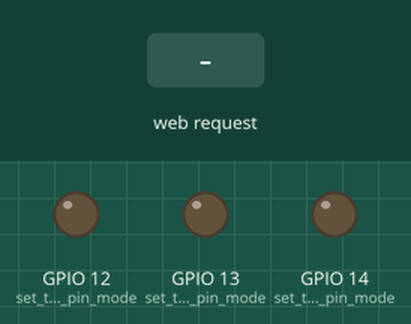
Simulated run of this sketch. Board: ESP32. On the bench: output pins drawn as LEDs (lit = HIGH). The test bench sets the inputs (shaded band). WiFi joins after 1.5 s; servers stay silent unless stated; what the sketch prints to the serial monitor is not drawn.

Above: at 2.7 s.
2.8 s: HTTP request GET /HY received
At 3.8 s:
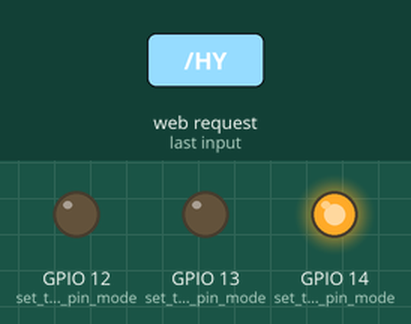
4.3 s: HTTP request GET /HG received
At 5.0 s:
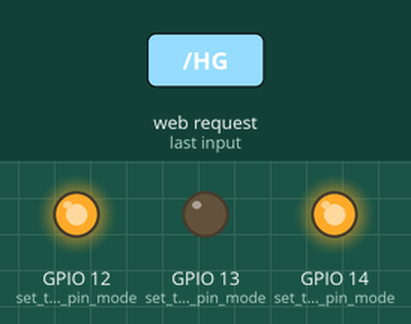
5.8 s: HTTP request GET /LY received
At 6.1 s:
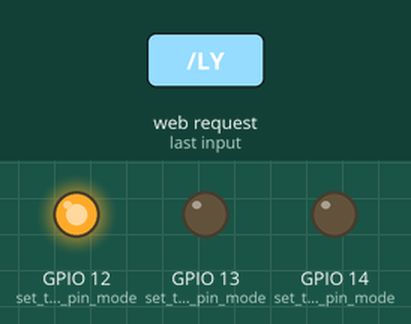
7.3 s: HTTP request GET /HR received
At 8.5 s:
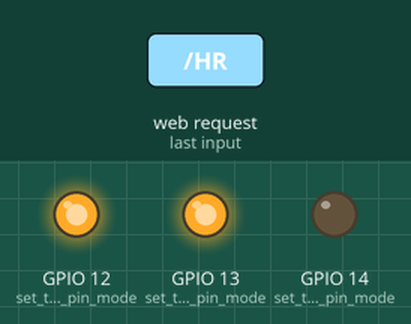
8.8 s: HTTP request GET /LG received
At 9.6 s:
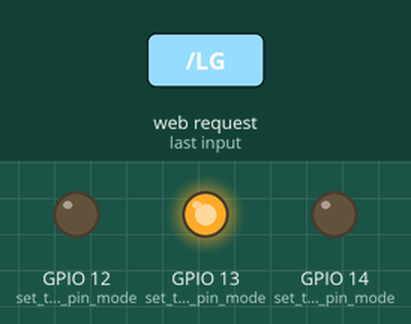
10.3 s: HTTP request GET /HY received
At 10.7 s:
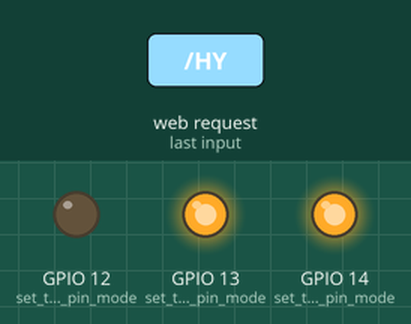
Timing chart, 0 to 12.8 s (numbered marks = the images above; inputs shaded):
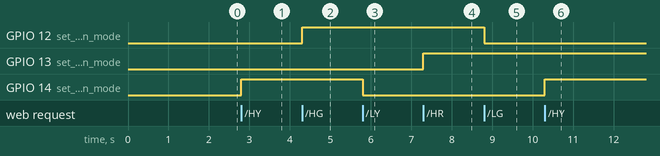

The sketch:

Liga_leds_mundo_senai_2025.ino
```cpp
#include <WiFi.h>

const char *ssid = "mundo_senai";
const char *password = "mundosenai2025";

NetworkServer server(80);
bool semaforoLigado = false;
unsigned long tempoAnterior = 0;
int estadoSemaforo = 0;


void setup() {
  Serial.begin(115200);
  pinMode(13, OUTPUT);  // set the LED pin mode
  pinMode(12, OUTPUT);  // set the LED pin mode
  pinMode(14, OUTPUT);  // set the LED pin mode

  delay(10);

  // We start by connecting to a WiFi network

  Serial.println();
  Serial.println();
  Serial.print("Connecting to ");
  Serial.println(ssid);

  WiFi.begin(ssid, password);

  while (WiFi.status() != WL_CONNECTED) {
    delay(500);
    Serial.print(".");
  }

  Serial.println("");
  Serial.println("WiFi connected.");
  Serial.println("IP address: ");
  Serial.println(WiFi.localIP());

  server.begin();
}

void loop() {
  NetworkClient client = server.accept();  // listen for incoming clients

  if (client) {                     // if you get a client,
    Serial.println("New Client.");  // print a message out the serial port
    String currentLine = "";        // make a String to hold incoming data from the client
    while (client.connected()) {    // loop while the client's connected
      if (client.available()) {     // if there's bytes to read from the client,
        char c = client.read();     // read a byte, then
        Serial.write(c);            // print it out the serial monitor
        if (c == '\n') {            // if the byte is a newline character

          // if the current line is blank, you got two newline characters in a row.
          // that's the end of the client HTTP request, so send a response:
          if (currentLine.length() == 0) {
            // HTTP headers always start with a response code (e.g. HTTP/1.1 200 OK)
            // and a content-type so the client knows what's coming, then a blank line:
            client.println("HTTP/1.1 200 OK");
            client.println("Content-type:text/html");
            client.println("Connection: close");
            client.println();

            // Início do HTML
            client.print("<!DOCTYPE HTML>");
            client.print("<html>");
            client.print("<head>");
            client.print("<meta charset='UTF-8'>");
            client.print("<title>Controle de LEDs ESP32</title>");
            client.print("<meta name='viewport' content='width=device-width, initial-scale=1'>");
            // CSS Inline para estilização
            client.print("<style>");
            // Azul escuro do banner, ou um tom que harmonize. O banner tem gradientes.
            // Vamos usar um azul escuro sólido que combine.
            client.print("body { font-family: Arial, sans-serif; background-color: #0A182E; /* Azul bem escuro */ margin: 0; padding: 20px; display: flex; flex-direction: column; align-items: center; min-height: 100vh; }");
            client.print(".header-image { display: block; margin: 0 auto 30px auto; max-width: 100%; width: 700px; /* Ajuste a largura conforme necessário, até o max-width da imagem original */ height: auto; border-radius: 8px; box-shadow: 0 4px 8px rgba(0,0,0,0.3); }");
            client.print("h2 { color: #E0E0E0; /* Cor clara para contraste com fundo escuro */ margin-bottom: 30px; text-align: center; }");
            client.print(".container { background-color: #FFFFFF; /* Mantem containers brancos para legibilidade */ padding: 25px; border-radius: 10px; box-shadow: 0 4px 8px rgba(0,0,0,0.15); margin-bottom: 25px; width: 90%; max-width: 450px; }");
            client.print(".led-control { margin-bottom: 15px; }");
            // As cores dos parágrafos dos LEDs são definidas inline, o que é bom para manter suas cores específicas.
            // Esta regra abaixo é um fallback caso algum P dentro de .led-control não tenha cor inline.
            client.print(".led-control p { margin: 0 0 15px 0; font-weight: bold; color: #333; /* Cor padrão para texto dentro do container */ text-align: center; }");
            client.print(".button-container { text-align: center; }");
            client.print("a.button { display: inline-block; padding: 15px 25px; margin: 8px; text-decoration: none; color: white; border-radius: 8px; text-align: center; transition: background-color 0.3s, transform 0.2s, box-shadow 0.3s; box-shadow: 0 2px 4px rgba(0,0,0,0.2); }");
            client.print("a.button:hover { transform: translateY(-2px); box-shadow: 0 4px 8px rgba(0,0,0,0.3); }");
            client.print("a.on { background-color: #388e3c; }"); // Verde para ligar
            client.print("a.on:hover { background-color: #2c6e30; }");
            client.print("a.off { background-color: #d32f2f; }"); // Vermelho para desligar
            client.print("a.off:hover { background-color: #a02525; }");
            // Removida a classe .corner-image, pois a imagem agora é centralizada no header.
            client.print("</style>");
            client.print("</head>");
            client.print("<body>");

            // Nova imagem centralizada no topo
            client.print("<img src='https://www.fiemg.com.br/fiemg/wp-content/uploads/sites/10/2025/05/AT000225_MUNDOSENAI_PECASDIGITAIS_BANNERNOTICIA-1024x396.png' alt='Banner Fiemg Senai' class='header-image'>");

            client.print("<h2>Painel de Controle dos LEDs</h2>");

            // Controle do LED Amarelo
            client.print("<div class='container'>");
            client.print("<div class='led-control'>");
            client.print("<p style='color: #e6a200; font-size: 1.1em;'>LED Amarelo</p>"); // Cor do texto Amarelo ajustada para melhor leitura no branco
            client.print("<div class='button-container'>");
            client.print("<a href='/HY' class='button on'>Ligar</a>");
            client.print("<a href='/LY' class='button off'>Desligar</a>"); // Botão desligar amarelo, mantido vermelho.
            client.print("</div>");
            client.print("</div>");
            client.print("</div>");

            // Controle do LED Verde
            client.print("<div class='container'>");
            client.print("<div class='led-control'>");
            client.print("<p style='color: #388e3c; font-size: 1.1em;'>LED Verde</p>"); // Cor do texto Verde
            client.print("<div class='button-container'>");
            client.print("<a href='/HG' class='button on'>Ligar</a>");
            client.print("<a href='/LG' class='button off'>Desligar</a>");
            client.print("</div>");
            client.print("</div>");
            client.print("</div>");

            // Controle do LED Vermelho
            client.print("<div class='container'>");
            client.print("<div class='led-control'>");
            client.print("<p style='color: #d32f2f; font-size: 1.1em;'>LED Vermelho</p>"); // Cor do texto Vermelho
            client.print("<div class='button-container'>");
            client.print("<a href='/HR' class='button on'>Ligar</a>");
            client.print("<a href='/LR' class='button off'>Desligar</a>");
            client.print("</div>");
            client.print("</div>");
            client.print("</div>");

            // Controle do semáforo
            client.print("<div class='container'>");
            client.print("<div class='led-control'>");
            client.print("<p style='font-size: 1.1em;'>Semáforo 🚦</p>"); // Texto com emoji de semáforo
            client.print("<div class='button-container'>");
            client.print("<a href='/HSEM' class='button on'>Ligar</a>");
            client.print("<a href='/LSEM' class='button off'>Desligar</a>");
            client.print("</div>");
            client.print("</div>");
            client.print("</div>");


            client.print("</body>");
            client.print("</html>");

            // The HTTP response ends with another blank line:
            client.println();
            // break out of the while loop:
            break;
          } else {  // if you got a newline, then clear currentLine:
            currentLine = "";
          }
        } else if (c != '\r') {  // if you got anything else but a carriage return character,
          currentLine += c;      // add it to the end of the currentLine
        }

        if (currentLine.endsWith("GET /HY")) {
          digitalWrite(14, HIGH);
          semaforoLigado = false;  // GET /H turns the LED on
        }
        if (currentLine.endsWith("GET /LY")) {
          digitalWrite(14, LOW);
          semaforoLigado = false;  // GET /L turns the LED off
        }

        if (currentLine.endsWith("GET /HG")) {
          digitalWrite(12, HIGH);
          semaforoLigado = false;  // GET /H turns the LED on
        }
        if (currentLine.endsWith("GET /LG")) {
          digitalWrite(12, LOW);
          semaforoLigado = false; // GET /L turns the LED off
        }

        if (currentLine.endsWith("GET /HR")) {
          digitalWrite(13, HIGH);
          semaforoLigado = false;  // GET /H turns the LED on
        }
        if (currentLine.endsWith("GET /LR")) {
          digitalWrite(13, LOW);
          semaforoLigado = false;  // GET /L turns the LED off
        }
        if (currentLine.endsWith("GET /HSEM")) {
          digitalWrite(14, LOW);
          digitalWrite(13, LOW);
          digitalWrite(12, HIGH); // Começa com verde
          tempoAnterior = millis();
          estadoSemaforo = 0;
          semaforoLigado = true;
        }

        if (currentLine.endsWith("GET /LSEM")) {
          digitalWrite(12, LOW);
          digitalWrite(13, LOW);
          digitalWrite(14, LOW);
          semaforoLigado = false;
        }

      }
    }
    // close the connection:
    client.stop();
    Serial.println("Client Disconnected.");
  }
  if (semaforoLigado) {
  unsigned long tempoAtual = millis();

  switch (estadoSemaforo) {
    case 0: // Verde
      if (tempoAtual - tempoAnterior >= 3000) {
        digitalWrite(12, LOW);   // Desliga verde
        digitalWrite(14, HIGH);  // Liga amarelo
        tempoAnterior = tempoAtual;
        estadoSemaforo = 1;
      }
      break;
    case 1: // Amarelo
      if (tempoAtual - tempoAnterior >= 1000) {
        digitalWrite(14, LOW);   // Desliga amarelo
        digitalWrite(13, HIGH);  // Liga vermelho
        tempoAnterior = tempoAtual;
        estadoSemaforo = 2;
      }
      break;
    case 2: // Vermelho
      if (tempoAtual - tempoAnterior >= 3000) {
        digitalWrite(13, LOW);   // Desliga vermelho
        digitalWrite(12, HIGH);  // Liga verde
        tempoAnterior = tempoAtual;
        estadoSemaforo = 0;
      }
      break;
  }
}

}
```

Measured:
- after the input at 2.8 s, GPIO 14 (set_the_LED_pin_mode): LOW → HIGH at once
- after the input at 4.3 s, GPIO 12 (set_the_LED_pin_mode): LOW → HIGH at once
- after the input at 5.8 s, GPIO 14 (set_the_LED_pin_mode): HIGH → LOW at once
- after the input at 7.3 s, GPIO 13 (set_the_LED_pin_mode): LOW → HIGH at once
- after the input at 8.8 s, GPIO 12 (set_the_LED_pin_mode): HIGH → LOW at once
- after the input at 10.3 s, GPIO 14 (set_the_LED_pin_mode): LOW → HIGH at once
